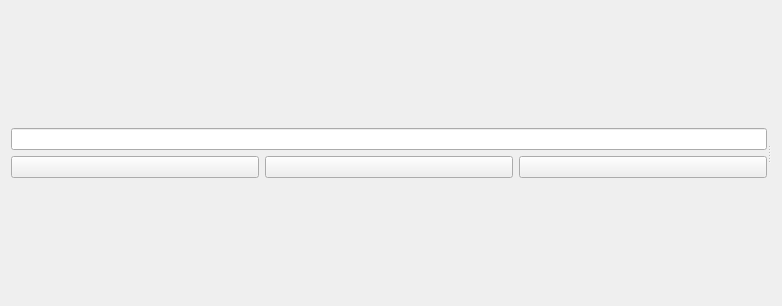
<?xml version="1.0" encoding="UTF-8"?>
<ui version="4.0">
 <class>TurnMenu</class>
 <widget class="QWidget" name="TurnMenu">
  <property name="geometry">
   <rect>
    <x>0</x>
    <y>0</y>
    <width>782</width>
    <height>306</height>
   </rect>
  </property>
  <property name="baseSize">
   <size>
    <width>0</width>
    <height>110</height>
   </size>
  </property>
  <property name="windowTitle">
   <string>Form</string>
  </property>
  <layout class="QVBoxLayout" name="verticalLayout_3">
   <item>
    <widget class="QSplitter" name="splitter">
     <property name="orientation">
      <enum>Qt::Horizontal</enum>
     </property>
     <widget class="QWidget" name="layoutWidget">
      <layout class="QHBoxLayout" name="horizontalLayout_2">
       <item>
        <layout class="QVBoxLayout" name="verticalLayout">
         <item>
          <spacer name="verticalSpacer">
           <property name="orientation">
            <enum>Qt::Vertical</enum>
           </property>
           <property name="sizeHint" stdset="0">
            <size>
             <width>20</width>
             <height>40</height>
            </size>
           </property>
          </spacer>
         </item>
         <item>
          <layout class="QHBoxLayout" name="horizontalLayout" stretch="5">
           <item>
            <widget class="QLineEdit" name="addItemEdit">
             <property name="maximumSize">
              <size>
               <width>16777215</width>
               <height>25</height>
              </size>
             </property>
            </widget>
           </item>
          </layout>
         </item>
         <item>
          <layout class="QHBoxLayout" name="horizontalLayout_3">
           <item>
            <widget class="QPushButton" name="addButton">
             <property name="minimumSize">
              <size>
               <width>0</width>
               <height>0</height>
              </size>
             </property>
             <property name="text">
              <string/>
             </property>
             <property name="icon">
              <iconset>
               <normaloff>resource/General/add.png</normaloff>resource/General/add.png</iconset>
             </property>
            </widget>
           </item>
           <item>
            <widget class="QPushButton" name="deleteButton">
             <property name="text">
              <string/>
             </property>
             <property name="icon">
              <iconset>
               <normaloff>resource/General/remove.png</normaloff>resource/General/remove.png</iconset>
             </property>
            </widget>
           </item>
           <item>
            <widget class="QPushButton" name="nextButton">
             <property name="maximumSize">
              <size>
               <width>16777215</width>
               <height>16777215</height>
              </size>
             </property>
             <property name="text">
              <string/>
             </property>
             <property name="icon">
              <iconset>
               <normaloff>resource/General/next.png</normaloff>resource/General/next.png</iconset>
             </property>
            </widget>
           </item>
          </layout>
         </item>
         <item>
          <spacer name="verticalSpacer_2">
           <property name="orientation">
            <enum>Qt::Vertical</enum>
           </property>
           <property name="sizeHint" stdset="0">
            <size>
             <width>20</width>
             <height>40</height>
            </size>
           </property>
          </spacer>
         </item>
        </layout>
       </item>
      </layout>
     </widget>
     <widget class="QWidget" name="layoutWidget1">
      <layout class="QVBoxLayout" name="verticalLayout_2">
       <item>
        <layout class="QHBoxLayout" name="listLayout"/>
       </item>
      </layout>
     </widget>
    </widget>
   </item>
  </layout>
 </widget>
 <resources/>
 <connections/>
</ui>
